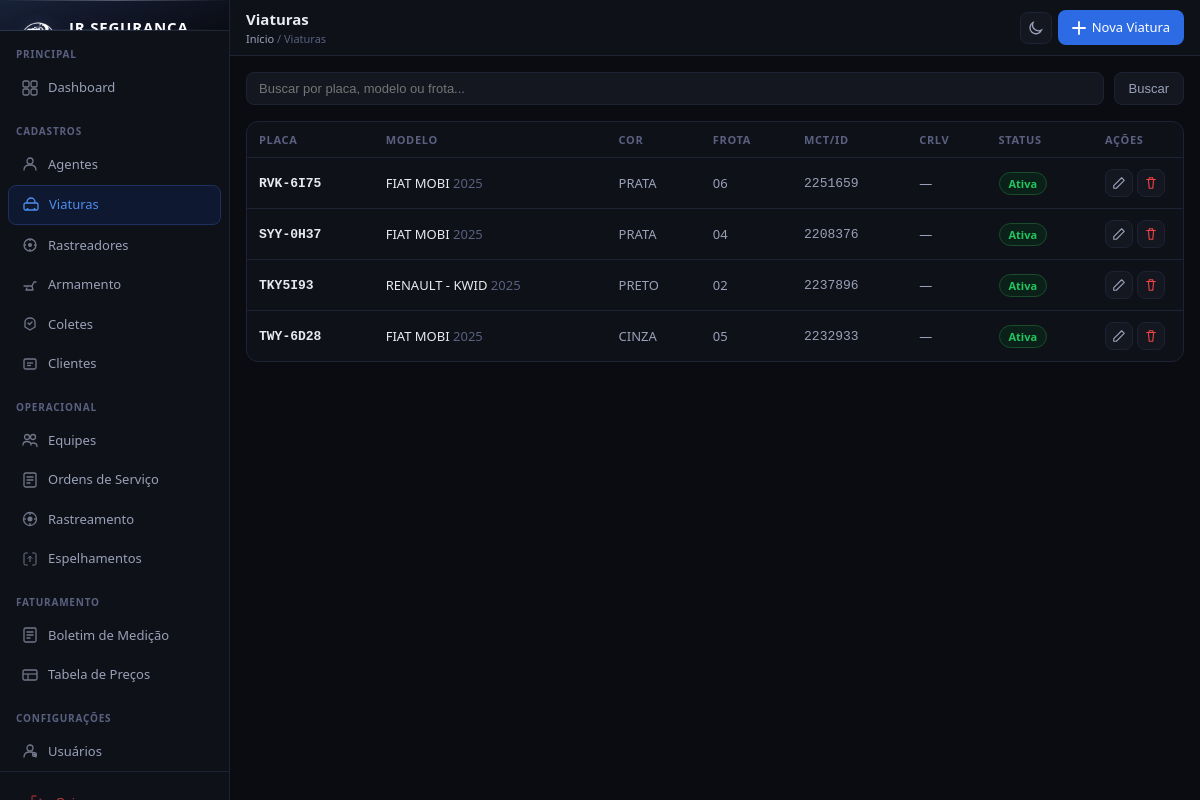
Before: /viaturas/ (signed in) with the older database file.
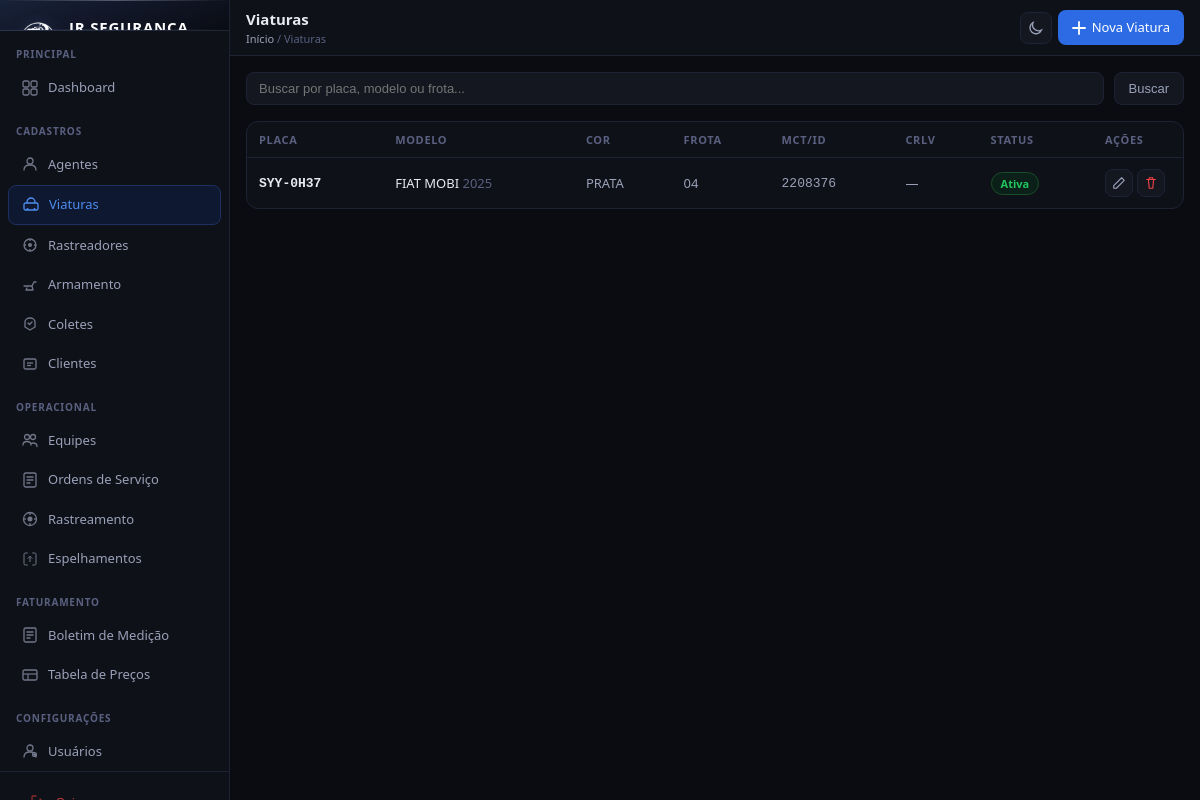
After: the same page with the newer database file.
### cadastros/models.py (models this page shows, shortened)
class Viatura(models.Model):
    STATUS_CHOICES = [
        ('ativa', 'Ativa'),
        ('manutencao', 'Em manutencao'),
        ('inativa', 'Inativa'),
    ]
    TIPO_CHOICES = [
        ('VW Polo', 'VW Polo'),
        ('VW Gol', 'VW Gol'),
        ('Fiat Strada', 'Fiat Strada'),
        ('Toyota Hilux', 'Toyota Hilux'),
        ('Outro', 'Outro'),
    ]
    tipo = models.CharField(max_length=50, verbose_name='Tipo')
    marca_modelo = models.CharField(max_length=100, verbose_name='Marca / Modelo')
    ano = models.CharField(max_length=4, verbose_name='Ano')
    cor = models.CharField(max_length=50, verbose_name='Cor')
    placa = models.CharField(max_length=10, unique=True, verbose_name='Placa')
    frota = models.CharField(max_length=20, blank=True, verbose_name='Frota')
    mct_id = models.CharField(max_length=20, blank=True, verbose_name='MCT / ID')
    renavam = models.CharField(max_length=15, blank=True, verbose_name='RENAVAM')
    chassi = models.CharField(max_length=30, blank=True, verbose_name='Chassi')
    crlv_validade = models.DateField(blank=True, null=True, verbose_name='CRLV Vencimento')
    seguro_validade = models.DateField(blank=True, null=True, verbose_name='Seguro Vencimento')
    status = models.CharField(max_length=15, choices=STATUS_CHOICES, default='ativa', verbose_name='Status')
    observacoes = models.TextField(blank=True, verbose_name='Observacoes')
    criado_em = models.DateTimeField(auto_now_add=True)
    atualizado_em = models.DateTimeField(auto_now=True)
    class Meta:
        verbose_name = 'Viatura'
        verbose_name_plural = 'Viaturas'
        ordering = ['placa']

### cadastros/views.py (the view)
# urls.py: path('viaturas/', views.viatura_list, name='viatura_list'),
@login_required
def viatura_list(request):
    q = request.GET.get('q', '')
    viaturas = Viatura.objects.all()
    if q:
        viaturas = viaturas.filter(Q(placa__icontains=q) | Q(marca_modelo__icontains=q) | Q(frota__icontains=q))
    return render(request, 'cadastros/viatura_list.html', {'viaturas': viaturas, 'q': q})

### cadastros/templates/cadastros/viatura_list.html (shortened to what this page needs)
﻿{% extends 'cadastros/base.html' %}
{% block page_title %}Viaturas{% endblock %}
{% block breadcrumb %}<a href="{% url 'dashboard' %}">Início</a> / Viaturas{% endblock %}
{% block topbar_actions %}<a href="{% url 'viatura_create' %}" class="btn btn-primary"><svg width="14" height="14" fill="none" viewBox="0 0 14 14"><path d="M7 1v12M1 7h12" stroke="currentColor" stroke-width="1.8" stroke-linecap="round"/></svg> Nova Viatura</a>{% endblock %}
{% block content %}
<div class="search-bar">
  <form method="get" style="display:flex;gap:10px;flex:1">
    <input type="text" name="q" value="{{ q }}" placeholder="Buscar por placa, modelo ou frota...">
    <button type="submit" class="btn btn-secondary">Buscar</button>
  </form>
</div>
<div class="card" style="padding:0">
  <div class="table-wrap">
    <table>
      <thead>
        <tr><th>Placa</th><th>Modelo</th><th>Cor</th><th>Frota</th><th>MCT/ID</th><th>CRLV</th><th>Status</th><th style="width:90px">Ações</th></tr>
      </thead>
      <tbody>
        {% for v in viaturas %}
        <tr>
          <td><strong style="color:var(--text);font-family:monospace">{{ v.placa }}</strong></td>
          <td>{{ v.marca_modelo }} <span style="color:var(--text3)">{{ v.ano }}</span></td>
          <td style="color:var(--text2)">{{ v.cor }}</td>
          <td style="color:var(--text2)">{{ v.frota|default:"—" }}</td>
          <td style="color:var(--text2);font-family:monospace">{{ v.mct_id|default:"—" }}</td>
          <td style="color:var(--text2)">{{ v.crlv_validade|date:"d/m/Y"|default:"—" }}</td>
          <td>
            {% if v.status == 'ativa' %}<span class="badge badge-green">Ativa</span>
            {% elif v.status == 'manutencao' %}<span class="badge badge-amber">Manutenção</span>
            {% else %}<span class="badge badge-gray">Inativa</span>{% endif %}
          </td>
          <td>
            <div style="display:flex;gap:4px">
              <a href="{% url 'viatura_edit' v.pk %}" class="btn-icon" title="Editar"><svg width="14" height="14" fill="none" viewBox="0 0 16 16"><path d="M11 2l3 3L5 14H2v-3L11 2z" stroke="currentColor" stroke-width="1.3" stroke-linejoin="round"/></svg></a>
              <a href="{% url 'viatura_delete' v.pk %}" class="btn-icon" title="Excluir" style="color:var(--red)"><svg width="14" height="14" fill="none" viewBox="0 0 16 16"><path d="M3 4h10M6 4V2h4v2M5 4l1 10h4l1-10" stroke="currentColor" stroke-width="1.3" stroke-linecap="round" stroke-linejoin="round"/></svg></a>
            </div>
          </td>
        </tr>
        {% empty %}
        <tr><td colspan="8" style="text-align:center;color:var(--text3);padding:32px">Nenhuma viatura encontrada.</td></tr>
        {% endfor %}
      </tbody>
    </table>
  </div>
</div>
{% endblock %}

Changed rows visible on the page:
removed Viatura: placa "RVK-6I75", marca_modelo "FIAT MOBI", ano "2025", cor "PRATA", frota "06", mct_id "2251659", crlv_validade "—", status "Ativa"
removed Viatura: placa "TKY5I93", marca_modelo "RENAULT - KWID", ano "2025", cor "PRETO", frota "02", mct_id "2237896", crlv_validade "—", status "Ativa"
removed Viatura: placa "TWY-6D28", marca_modelo "FIAT MOBI", ano "2025", cor "CINZA", frota "05", mct_id "2232933", crlv_validade "—", status "Ativa"
